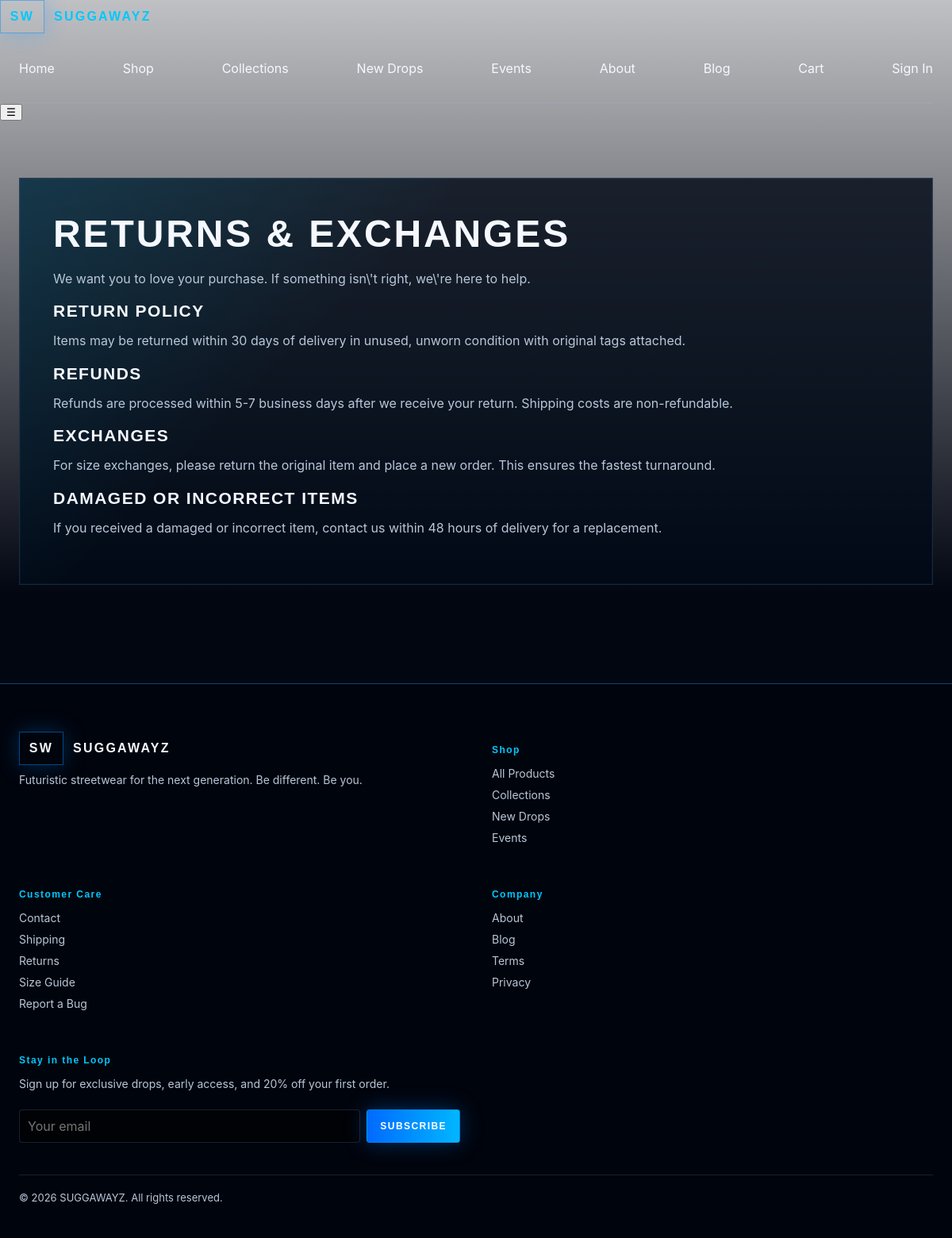
The page /?page=returns on the database its author committed.
### tables this page shows
CREATE TABLE `site_settings` (
  `id` bigint unsigned NOT NULL AUTO_INCREMENT,
  `setting_key` varchar(120) NOT NULL,
  `setting_value` text,
  `created_at` timestamp NULL DEFAULT CURRENT_TIMESTAMP,
  `updated_at` timestamp NULL DEFAULT CURRENT_TIMESTAMP ON UPDATE CURRENT_TIMESTAMP,
  PRIMARY KEY (`id`),
  UNIQUE KEY `setting_key` (`setting_key`)
);

CREATE TABLE `pages` (
  `id` bigint unsigned NOT NULL AUTO_INCREMENT,
  `title` varchar(180) NOT NULL,
  `slug` varchar(200) NOT NULL,
  `content` longtext NOT NULL,
  `meta_title` varchar(180) DEFAULT NULL,
  `meta_description` varchar(255) DEFAULT NULL,
  `published` tinyint(1) NOT NULL DEFAULT '1',
  `created_at` timestamp NULL DEFAULT CURRENT_TIMESTAMP,
  `updated_at` timestamp NULL DEFAULT CURRENT_TIMESTAMP ON UPDATE CURRENT_TIMESTAMP,
  PRIMARY KEY (`id`),
  UNIQUE KEY `slug` (`slug`)
);

### public/index.php (called while the page is built, shortened)
<?php
$page = $_GET['page'] ?? 'home';
$user = current_user();
switch ($page) {
case 'returns':
    $page = db()->query("SELECT * FROM pages WHERE slug = 'returns' AND published = 1")->fetch();
    $content = render_static_page($page);
    break;
    ob_start(); ?>
    <?php $content = ob_get_clean();
}
require dirname(__DIR__) . '/app/Views/layouts/main.php';

### app/Helpers/functions.php (called while the page is built, shortened)
<?php
function config(string $key, mixed $default = null): mixed
{
    static $loaded = [];
    $parts = explode('.', $key, 2);
    $file = $parts[0];
    if (!isset($loaded[$file])) {
        $path = dirname(__DIR__, 2) . "/config/{$file}.php";
        $loaded[$file] = file_exists($path) ? require $path : [];
    }
    if (!isset($parts[1])) return $loaded[$file];
    $value = $loaded[$file];
    return $value;
}
function db(): PDO
{
    static $pdo = null;
    if ($pdo) return $pdo;
    $cfg = config('database');
    $pdo = new PDO(
        "mysql:host={$cfg['host']};port={$cfg['port']};dbname={$cfg['database']};charset={$cfg['charset']}",
        $cfg['username'],
        $cfg['password'],
        [
            PDO::ATTR_ERRMODE => PDO::ERRMODE_EXCEPTION,
            PDO::ATTR_DEFAULT_FETCH_MODE => PDO::FETCH_ASSOC,
            PDO::ATTR_EMULATE_PREPARES => false,
        ]
    );
    return $pdo;
}
function e(?string $value): string
{
    return htmlspecialchars((string)$value, ENT_QUOTES, 'UTF-8');
}
function current_user(): ?array
{
    if (empty($_SESSION['user_id'])) return null;
    $stmt = db()->prepare('SELECT * FROM users WHERE id = ? LIMIT 1');
    $stmt->execute([(int)$_SESSION['user_id']]);
    return $stmt->fetch() ?: null;
}
function site_setting(string $key, string $default = ''): string
{
    $stmt = db()->prepare('SELECT setting_value FROM site_settings WHERE setting_key = ?');
    $stmt->execute([$key]);
    $val = $stmt->fetchColumn();
    return $val !== false && $val !== null ? (string)$val : $default;
}

### app/Views/layouts/main.php (the view, shortened to what this page needs)
<?php
$footerTagline = site_setting('footer_tagline', 'Futuristic streetwear for the next generation. Be different. Be you.');
$siteIcon = site_setting('site_icon_text', 'SW');
?><!DOCTYPE html>
<html lang="en">
<head>
  <link rel="stylesheet" href="/assets/css/style.css">
</head>
<body>
  <header class="header">
    <div class="header-inner">
      <a href="/" class="brand">
        <span class="brand-mark"><?= e($siteIcon) ?></span>
        <span>SUGGAWAYZ</span>
      </a>
      <nav class="nav">
        <a href="/">Home</a>
        <a href="/?page=shop">Shop</a>
        <a href="/?page=collections">Collections</a>
        <a href="/?page=new-drops">New Drops</a>
        <a href="/?page=lookbook">Events</a>
        <a href="/?page=about">About</a>
        <a href="/?page=blog">Blog</a>
        <a href="/?page=cart" class="cart-link">Cart <?php if (cart_count() > 0): ?><span class="cart-badge"><?= e((string)cart_count()) ?></span><?php endif; ?></a>
        <?php if ($user): ?>
          <a href="/?page=<?= is_admin($user) ? 'admin' : 'account' ?>" class="nav-account"><?= e($user['full_name'] ?: $user['username']) ?></a>
          <form method="post" class="inline-form" style="margin:0"><input type="hidden" name="action" value="logout"><?= csrf_field() ?><button class="button" style="padding:4px 8px;min-height:auto;font-size:11px">Logout</button></form>
        <?php else: ?>
          <a href="/?page=login" class="nav-account">Sign In</a>
        <?php endif; ?>
      </nav>
      <button class="menu-toggle" aria-label="Menu">☰</button>
    </div>
  </header>
  <main class="main <?= $hero_class ?? '' ?>">
    <?= $content ?? '' ?>
  </main>
  <footer class="footer">
    <div class="footer-inner">
      <div class="footer-grid">
        <div class="footer-col">
          <div class="brand">
            <span class="brand-mark"><?= e($siteIcon) ?></span>
            <span>SUGGAWAYZ</span>
          </div>
          <p><?= e($footerTagline) ?></p>
        </div>
        <div class="footer-col">
          <h4>Shop</h4>
          <a href="/?page=shop">All Products</a>
          <a href="/?page=collections">Collections</a>
          <a href="/?page=new-drops">New Drops</a>
          <a href="/?page=lookbook">Events</a>
        </div>
        <div class="footer-col">
          <h4>Customer Care</h4>
          <a href="/?page=contact">Contact</a>
          <a href="/?page=shipping">Shipping</a>
          <a href="/?page=returns">Returns</a>
          <a href="/?page=size-guide">Size Guide</a>
          <a href="/?page=bug-report">Report a Bug</a>
        </div>
        <div class="footer-col">
          <h4>Company</h4>
          <a href="/?page=about">About</a>
          <a href="/?page=blog">Blog</a>
          <a href="/?page=terms">Terms</a>
          <a href="/?page=privacy">Privacy</a>
        </div>
        <div class="footer-col">
          <h4>Stay in the Loop</h4>
          <p><?= e(site_setting('hero_subscribe', 'Subscribe for exclusive drops and early access.')) ?></p>
          <form method="post" action="/?page=subscribe" class="footer-form">
            <input type="email" name="email" placeholder="Your email" required>
            <button type="submit" class="button primary">Subscribe</button>
          </form>
        </div>
      </div>
      <div class="footer-bottom">
        <p>&copy; <?= date('Y') ?> SUGGAWAYZ. All rights reserved.</p>
      </div>
    </div>
  </footer>
</body>
</html>

### app/Views/render.php (shortened to what this page needs)
    <?php
function render_static_page(?array $page): string
{
    ob_start(); ?>
    <div class="panel static-content">
      <?php if ($page): ?>
        <?= $page['content'] ?>
      <?php else: ?>
        <p>Page not found.</p>
      <?php endif; ?>
    </div>
    <?php
    return ob_get_clean();
}
    ob_start(); ?>

### public/assets/css/style.css (style rules this page uses)
:root { --bg: #020611; --panel: rgba(2, 10, 24, 0.82); --panel-strong: rgba(0, 4, 12, 0.94); --line: rgba(0, 140, 255, 0.5); --line-soft: rgba(178, 218, 255, 0.14); --text: #f5f8ff; --muted: #b8c7d9; --blue: #008cff; --cyan: #00c8ff; --red: #ff4c4c; --green: #00ff88; --orange: #ffaa33; }
* { box-sizing: border-box; }
body { margin: 0; min-width: 320px; font-family: "Inter", Arial, sans-serif; color: var(--text); background: linear-gradient(180deg, rgba(2,6,17,0.25), #020611 48%), url("/assets/img/background.png") center top / cover fixed; }
a { color: inherit; text-decoration: none; }
.nav, main { width: min(1440px, calc(100% - 48px)); margin: 0 auto; }
.nav { min-height: 88px; display: flex; align-items: center; justify-content: space-between; gap: 26px; border-bottom: 1px solid var(--line-soft); }
.brand, .eyebrow, h1, h2, h3, .button, .nav-links { font-family: "Orbitron", Arial, sans-serif; text-transform: uppercase; }
.brand { display: flex; align-items: center; gap: 12px; font-weight: 800; letter-spacing: 0.14em; }
.brand-mark { display: grid; width: 56px; height: 42px; place-items: center; border: 1px solid var(--line); box-shadow: 0 0 28px rgba(0,140,255,0.28); }
.cart-link { position: relative; }
h1, h2, h3, p { margin-top: 0; }
h2 { margin-bottom: 16px; font-size: clamp(30px, 4vw, 52px); letter-spacing: 0.06em; }
h3 { margin-bottom: 12px; font-size: 21px; letter-spacing: 0.07em; }
h4 { font-family: "Orbitron", Arial, sans-serif; letter-spacing: 0.06em; margin-bottom: 12px; }
.button { display: inline-flex; min-height: 50px; align-items: center; justify-content: center; border: 1px solid var(--line); border-radius: 4px; padding: 14px 22px; background: rgba(0,0,0,0.28); color: white; cursor: pointer; font-size: 12px; font-weight: 800; letter-spacing: 0.12em; transition: all 0.2s; }
.button.primary { background: linear-gradient(90deg, #006aff, #00b7ff); box-shadow: 0 0 28px rgba(0,132,255,0.34); }
main { padding: 72px 0 100px; }
.panel, .product-card { position: relative; overflow: hidden; border: 1px solid var(--line-soft); background: var(--panel); box-shadow: inset 0 0 0 1px rgba(0,132,255,0.08); }
.panel { margin-bottom: 24px; padding: clamp(24px, 4vw, 42px); }
.product-card::before, .panel::before { content: ""; position: absolute; inset: 0; pointer-events: none; background: linear-gradient(135deg, rgba(0,200,255,0.14), transparent 34%); }
.product-card > *, .panel > * { position: relative; }
.product-card p, .panel p, .feature-list { color: var(--muted); line-height: 1.65; }
input, textarea, select { width: 100%; border: 1px solid var(--line-soft); border-radius: 4px; padding: 14px; background: rgba(0,0,0,0.42); color: white; font: inherit; }
.footer { border-top: 1px solid var(--line); background: #00040c; padding: 60px 0 30px; }
.footer-inner { width: min(1440px, calc(100% - 48px)); margin: 0 auto; }
.footer-grid { display: grid; grid-template-columns: 1.5fr 1fr 1fr 1fr 1.5fr; gap: 40px; }
.footer-col { display: flex; flex-direction: column; gap: 10px; }
.footer-col h4 { margin-bottom: 4px; font-size: 12px; letter-spacing: 0.12em; color: var(--cyan); }
.footer-col a { color: var(--muted); font-size: 14px; }
.footer-col p { color: var(--muted); font-size: 14px; }
.footer-form { display: flex; gap: 8px; }
.footer-form input { flex: 1; padding: 10px; }
.footer-form .button { padding: 10px 16px; min-height: auto; }
.footer-bottom { display: flex; justify-content: space-between; align-items: center; margin-top: 40px; padding-top: 20px; border-top: 1px solid var(--line-soft); color: var(--muted); font-size: 13px; }
@media (max-width: 1200px) { .footer-grid { grid-template-columns: 1fr 1fr; } }

### rows shown on the page
site_settings: setting_value "SW"
pages: content "RETURNS & EXCHANGES We want you to love your purchase. If something isn\\'t right, we\\'re here to help. RETURN POLICY Items may be returned within 30 days of delivery in unused, unworn condition with original tags attached. REFUNDS Refunds are processed within 5-7 business days after we receive your return. Shipping costs are non-refundable. EXCHANGES For size exchanges, please return the original item and place a new order. This ensures the fastest turnaround. DAMAGED OR INCORRECT ITEMS If you received a damaged or incorrect item, contact us within 48 hours of delivery for a replacement."
site_settings: setting_value "Futuristic streetwear for the next generation. Be different. Be you."
site_settings: setting_value "Sign up for exclusive drops, early access, and 20% off your first order."
